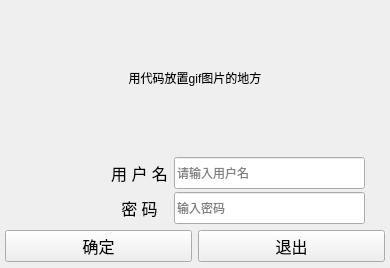
<?xml version="1.0" encoding="UTF-8"?>
<ui version="4.0">
 <class>Page_Login</class>
 <widget class="QWidget" name="Page_Login">
  <property name="geometry">
   <rect>
    <x>0</x>
    <y>0</y>
    <width>390</width>
    <height>268</height>
   </rect>
  </property>
  <property name="windowTitle">
   <string>登录</string>
  </property>
  <property name="windowIcon">
   <iconset resource="res.qrc">
    <normaloff>:/login.png</normaloff>:/login.png</iconset>
  </property>
  <property name="toolTip">
   <string>这是登录窗口</string>
  </property>
  <layout class="QGridLayout" name="gridLayout_2">
   <property name="leftMargin">
    <number>0</number>
   </property>
   <property name="topMargin">
    <number>4</number>
   </property>
   <property name="rightMargin">
    <number>0</number>
   </property>
   <property name="bottomMargin">
    <number>6</number>
   </property>
   <item row="0" column="0">
    <widget class="QLabel" name="lb_gif">
     <property name="text">
      <string>用代码放置gif图片的地方</string>
     </property>
     <property name="scaledContents">
      <bool>true</bool>
     </property>
     <property name="alignment">
      <set>Qt::AlignCenter</set>
     </property>
    </widget>
   </item>
   <item row="1" column="0">
    <layout class="QHBoxLayout" name="horiMain" stretch="1,1,0">
     <property name="leftMargin">
      <number>5</number>
     </property>
     <property name="rightMargin">
      <number>5</number>
     </property>
     <item>
      <widget class="QLabel" name="lb_head">
       <property name="sizePolicy">
        <sizepolicy hsizetype="Preferred" vsizetype="Preferred">
         <horstretch>0</horstretch>
         <verstretch>0</verstretch>
        </sizepolicy>
       </property>
       <property name="minimumSize">
        <size>
         <width>0</width>
         <height>0</height>
        </size>
       </property>
       <property name="maximumSize">
        <size>
         <width>100</width>
         <height>100</height>
        </size>
       </property>
       <property name="styleSheet">
        <string notr="true"/>
       </property>
       <property name="text">
        <string/>
       </property>
       <property name="pixmap">
        <pixmap resource="res.qrc">:/headGraph.jpg</pixmap>
       </property>
       <property name="scaledContents">
        <bool>true</bool>
       </property>
      </widget>
     </item>
     <item>
      <layout class="QGridLayout" name="gridUser">
       <property name="verticalSpacing">
        <number>3</number>
       </property>
       <item row="0" column="0">
        <widget class="QLabel" name="labelName">
         <property name="font">
          <font>
           <pointsize>12</pointsize>
          </font>
         </property>
         <property name="text">
          <string>用 户 名</string>
         </property>
         <property name="alignment">
          <set>Qt::AlignCenter</set>
         </property>
        </widget>
       </item>
       <item row="0" column="1">
        <widget class="QLineEdit" name="lineUser">
         <property name="minimumSize">
          <size>
           <width>0</width>
           <height>0</height>
          </size>
         </property>
         <property name="maximumSize">
          <size>
           <width>250</width>
           <height>32</height>
          </size>
         </property>
         <property name="maxLength">
          <number>18</number>
         </property>
         <property name="placeholderText">
          <string>请输入用户名</string>
         </property>
        </widget>
       </item>
       <item row="1" column="0">
        <widget class="QLabel" name="labelPassword">
         <property name="font">
          <font>
           <pointsize>12</pointsize>
          </font>
         </property>
         <property name="text">
          <string>密 码</string>
         </property>
         <property name="alignment">
          <set>Qt::AlignCenter</set>
         </property>
        </widget>
       </item>
       <item row="1" column="1">
        <widget class="QLineEdit" name="linePassword">
         <property name="sizePolicy">
          <sizepolicy hsizetype="Expanding" vsizetype="Fixed">
           <horstretch>0</horstretch>
           <verstretch>0</verstretch>
          </sizepolicy>
         </property>
         <property name="minimumSize">
          <size>
           <width>0</width>
           <height>0</height>
          </size>
         </property>
         <property name="maximumSize">
          <size>
           <width>250</width>
           <height>32</height>
          </size>
         </property>
         <property name="maxLength">
          <number>8</number>
         </property>
         <property name="echoMode">
          <enum>QLineEdit::Password</enum>
         </property>
         <property name="placeholderText">
          <string>输入密码</string>
         </property>
        </widget>
       </item>
      </layout>
     </item>
     <item>
      <spacer name="horizontalSpacer">
       <property name="orientation">
        <enum>Qt::Horizontal</enum>
       </property>
       <property name="sizeType">
        <enum>QSizePolicy::Fixed</enum>
       </property>
       <property name="sizeHint" stdset="0">
        <size>
         <width>20</width>
         <height>20</height>
        </size>
       </property>
      </spacer>
     </item>
    </layout>
   </item>
   <item row="2" column="0">
    <layout class="QHBoxLayout" name="horiButton">
     <property name="leftMargin">
      <number>5</number>
     </property>
     <property name="rightMargin">
      <number>5</number>
     </property>
     <item>
      <widget class="QPushButton" name="btnLogin">
       <property name="minimumSize">
        <size>
         <width>0</width>
         <height>25</height>
        </size>
       </property>
       <property name="font">
        <font>
         <pointsize>12</pointsize>
        </font>
       </property>
       <property name="styleSheet">
        <string notr="true"/>
       </property>
       <property name="text">
        <string>确定</string>
       </property>
       <property name="autoDefault">
        <bool>true</bool>
       </property>
       <property name="login_btn" stdset="0">
        <string>login</string>
       </property>
      </widget>
     </item>
     <item>
      <widget class="QPushButton" name="btnExit">
       <property name="minimumSize">
        <size>
         <width>0</width>
         <height>25</height>
        </size>
       </property>
       <property name="font">
        <font>
         <pointsize>12</pointsize>
        </font>
       </property>
       <property name="styleSheet">
        <string notr="true"/>
       </property>
       <property name="text">
        <string>退出</string>
       </property>
       <property name="login_btn" stdset="0">
        <string>login</string>
       </property>
      </widget>
     </item>
    </layout>
   </item>
  </layout>
 </widget>
 <tabstops>
  <tabstop>lineUser</tabstop>
  <tabstop>linePassword</tabstop>
  <tabstop>btnLogin</tabstop>
  <tabstop>btnExit</tabstop>
 </tabstops>
 <resources>
  <include location="res.qrc"/>
 </resources>
 <connections>
  <connection>
   <sender>btnExit</sender>
   <signal>clicked()</signal>
   <receiver>Page_Login</receiver>
   <slot>close()</slot>
   <hints>
    <hint type="sourcelabel">
     <x>290</x>
     <y>224</y>
    </hint>
    <hint type="destinationlabel">
     <x>194</x>
     <y>133</y>
    </hint>
   </hints>
  </connection>
 </connections>
</ui>
